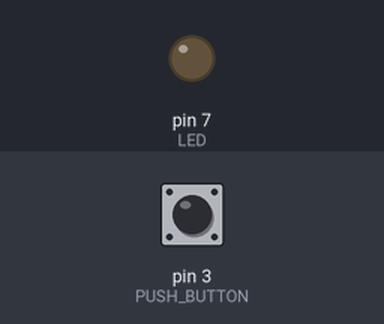
The sketch below on a simulated Arduino Uno, built with avr-gcc and run on an emulated ATmega328P. On the bench: output pins drawn as LEDs (lit = HIGH). The inputs (shaded band) are chosen by the test bench; at power-on: pin 3 (PUSH_BUTTON) HIGH.

Above: at 1.2 s.
1.3 s: pin 3 (PUSH_BUTTON) pulled LOW for 0.15 s
At 1.37 s:
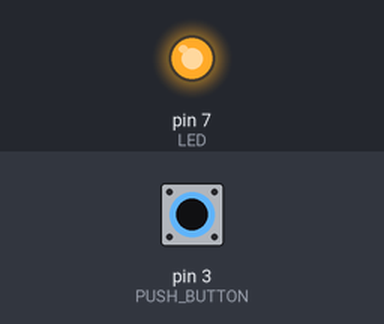
2.9 s: pin 3 (PUSH_BUTTON) pulled LOW for 3.2 s
At 7.0 s:
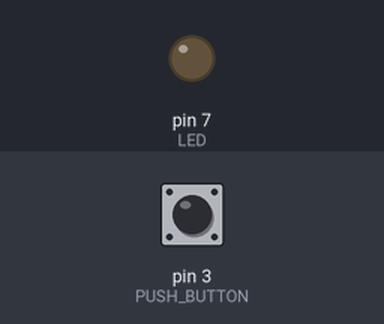
Timing chart, 0 to 8.5 s (numbered marks = the images above; inputs shaded):
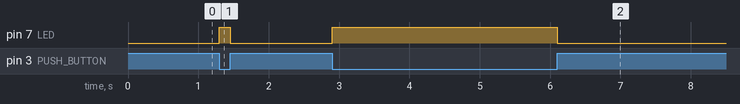

The sketch:

PushButton1.ino
```cpp
#define LED 7
#define PUSH_BUTTON 3
void setup()
{
  pinMode(LED, OUTPUT);
  pinMode(PUSH_BUTTON, INPUT);
}

void loop()
{
  bool val = digitalRead(PUSH_BUTTON);
  if(val == 0)
    digitalWrite(LED, HIGH);
  else
    digitalWrite(LED, LOW);
}
```

Measured:
- after the input at 1.3 s, pin 7 (LED): LOW → HIGH at once, → LOW 0.15 s later
- after the input at 2.9 s, pin 7 (LED): LOW → HIGH at once, → LOW 3.2 s later
